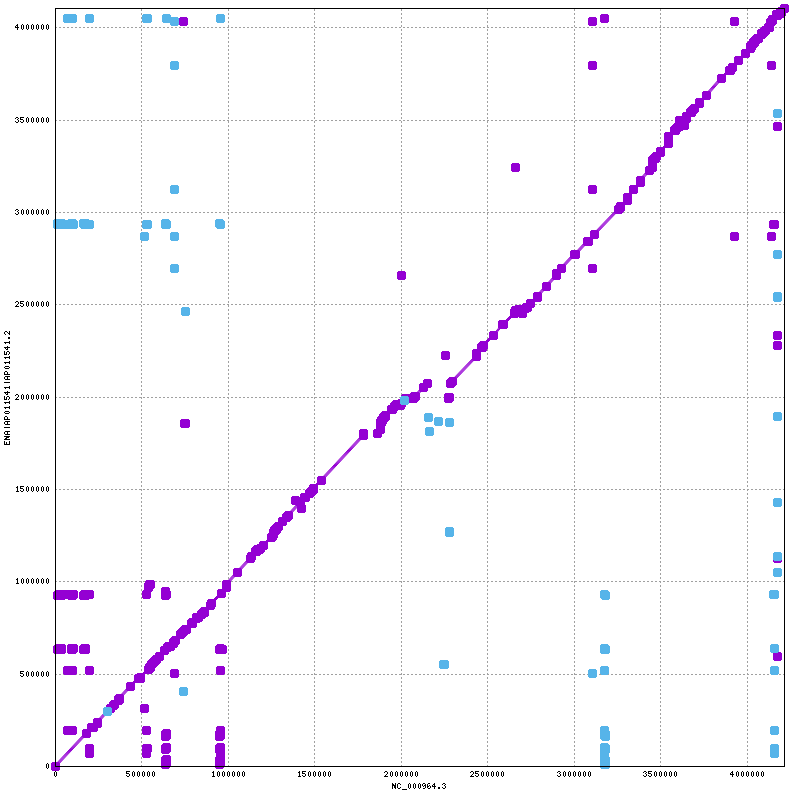

The script that saved this image:
set terminal png tiny size 800,800
set output "168_natto.png"
set size 1,1
set grid
unset key
set border 15
set tics scale 0
set xlabel "NC_000964.3"
set ylabel "ENA|AP011541|AP011541.2"
set format "%.0f"
set mouse format "%.0f"
set mouse mouseformat "[%.0f, %.0f]"
if(GPVAL_VERSION < 5) set mouse clipboardformat "[%.0f, %.0f]"
set xrange [1:4215606]
set yrange [1:4105380]
set style line 1  lt 1 lw 3 pt 6 ps 1
set style line 2  lt 3 lw 3 pt 6 ps 1
set style line 3  lt 2 lw 3 pt 6 ps 1
plot \
 "168_natto.fplot" title "FWD" w lp ls 1, \
 "168_natto.rplot" title "REV" w lp ls 2
